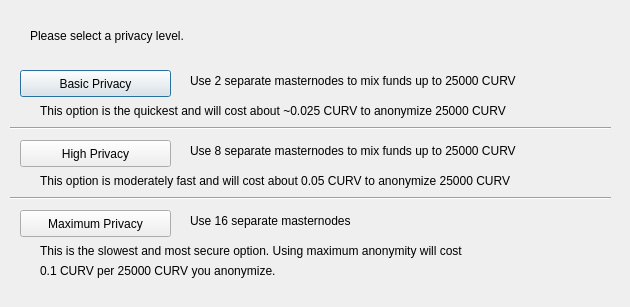
<?xml version="1.0" encoding="UTF-8"?>
<ui version="4.0">
 <class>DarksendConfig</class>
 <widget class="QDialog" name="DarksendConfig">
  <property name="geometry">
   <rect>
    <x>0</x>
    <y>0</y>
    <width>630</width>
    <height>307</height>
   </rect>
  </property>
  <property name="windowTitle">
   <string>Configure PrivateSend</string>
  </property>
  <widget class="QPushButton" name="buttonBasic">
   <property name="geometry">
    <rect>
     <x>20</x>
     <y>70</y>
     <width>151</width>
     <height>27</height>
    </rect>
   </property>
   <property name="text">
    <string>Basic Privacy</string>
   </property>
  </widget>
  <widget class="QPushButton" name="buttonHigh">
   <property name="geometry">
    <rect>
     <x>20</x>
     <y>140</y>
     <width>151</width>
     <height>27</height>
    </rect>
   </property>
   <property name="text">
    <string>High Privacy</string>
   </property>
  </widget>
  <widget class="QPushButton" name="buttonMax">
   <property name="geometry">
    <rect>
     <x>20</x>
     <y>210</y>
     <width>151</width>
     <height>27</height>
    </rect>
   </property>
   <property name="text">
    <string>Maximum Privacy</string>
   </property>
  </widget>
  <widget class="QLabel" name="label">
   <property name="geometry">
    <rect>
     <x>30</x>
     <y>20</y>
     <width>571</width>
     <height>31</height>
    </rect>
   </property>
   <property name="text">
    <string>Please select a privacy level.</string>
   </property>
  </widget>
  <widget class="QLabel" name="label_2">
   <property name="geometry">
    <rect>
     <x>190</x>
     <y>70</y>
     <width>421</width>
     <height>21</height>
    </rect>
   </property>
   <property name="text">
    <string>Use 2 separate masternodes to mix funds up to 25000 CURV</string>
   </property>
  </widget>
  <widget class="QLabel" name="label_3">
   <property name="geometry">
    <rect>
     <x>190</x>
     <y>140</y>
     <width>411</width>
     <height>21</height>
    </rect>
   </property>
   <property name="text">
    <string>Use 8 separate masternodes to mix funds up to 25000 CURV</string>
   </property>
  </widget>
  <widget class="QLabel" name="label_4">
   <property name="geometry">
    <rect>
     <x>190</x>
     <y>210</y>
     <width>421</width>
     <height>21</height>
    </rect>
   </property>
   <property name="text">
    <string>Use 16 separate masternodes</string>
   </property>
  </widget>
  <widget class="QLabel" name="label_6">
   <property name="geometry">
    <rect>
     <x>40</x>
     <y>100</y>
     <width>561</width>
     <height>21</height>
    </rect>
   </property>
   <property name="text">
    <string>This option is the quickest and will cost about ~0.025 CURV to anonymize 25000 CURV</string>
   </property>
  </widget>
  <widget class="QLabel" name="label_7">
   <property name="geometry">
    <rect>
     <x>40</x>
     <y>170</y>
     <width>561</width>
     <height>21</height>
    </rect>
   </property>
   <property name="text">
    <string>This option is moderately fast and will cost about 0.05 CURV to anonymize 25000 CURV</string>
   </property>
  </widget>
  <widget class="QLabel" name="label_8">
   <property name="geometry">
    <rect>
     <x>40</x>
     <y>240</y>
     <width>561</width>
     <height>21</height>
    </rect>
   </property>
   <property name="text">
    <string>This is the slowest and most secure option. Using maximum anonymity will cost</string>
   </property>
  </widget>
  <widget class="QLabel" name="label_9">
   <property name="geometry">
    <rect>
     <x>40</x>
     <y>260</y>
     <width>561</width>
     <height>21</height>
    </rect>
   </property>
   <property name="text">
    <string>0.1 CURV per 25000 CURV you anonymize.</string>
   </property>
  </widget>
  <widget class="Line" name="line">
   <property name="geometry">
    <rect>
     <x>10</x>
     <y>120</y>
     <width>601</width>
     <height>16</height>
    </rect>
   </property>
   <property name="orientation">
    <enum>Qt::Horizontal</enum>
   </property>
  </widget>
  <widget class="Line" name="line_2">
   <property name="geometry">
    <rect>
     <x>10</x>
     <y>190</y>
     <width>601</width>
     <height>16</height>
    </rect>
   </property>
   <property name="orientation">
    <enum>Qt::Horizontal</enum>
   </property>
  </widget>
 </widget>
 <resources/>
 <connections/>
</ui>
